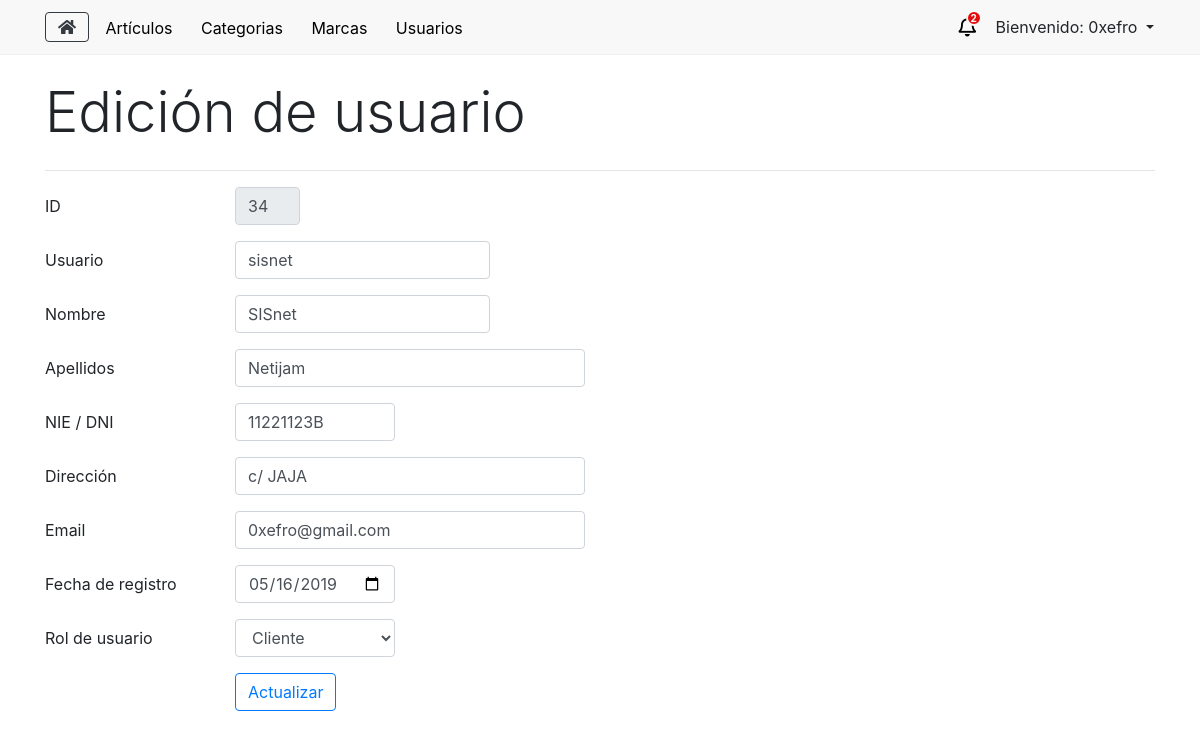
Before: /usuarios/editar/34 (signed in) with the older database file.
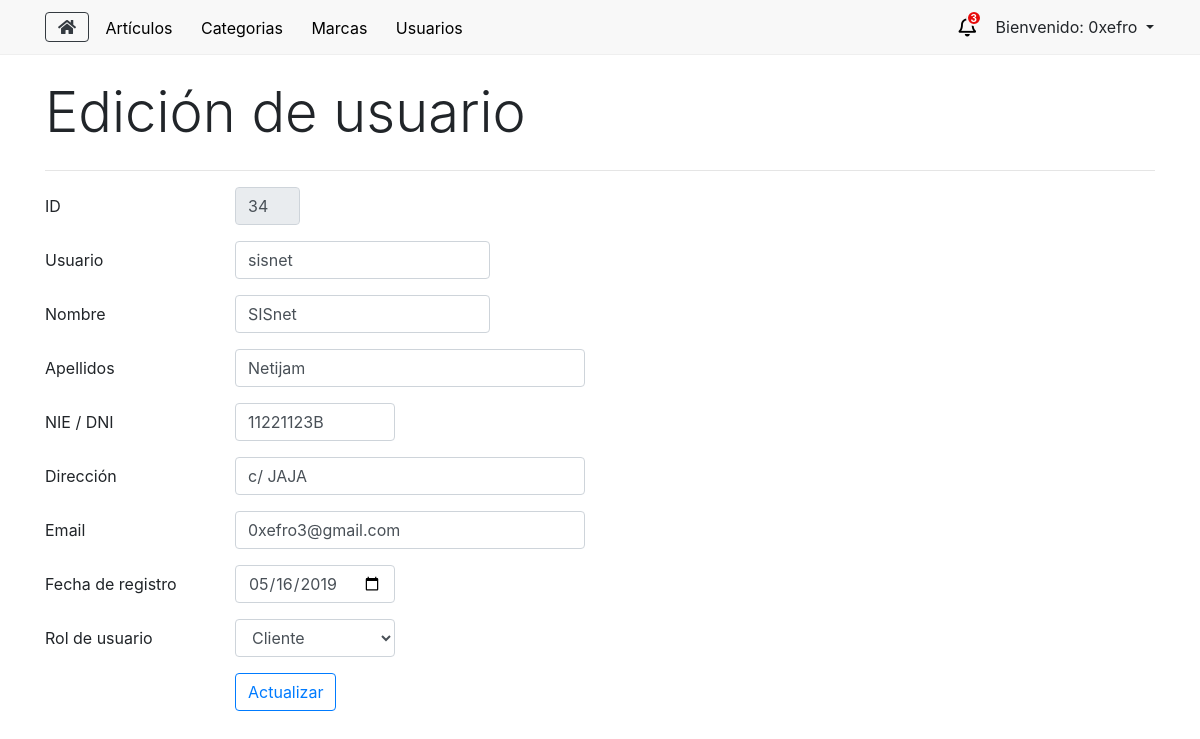
After: the same page with the newer database file.
### tables this page shows
CREATE TABLE `eusuario` (
  `k` int(11) NOT NULL,
  `sUser` varchar(255) NOT NULL,
  `sNombre` varchar(255) NOT NULL,
  `sApellido` varchar(255) NOT NULL,
  `sDni` varchar(255) NOT NULL,
  `sDireccion` varchar(255) NOT NULL,
  `sEmail` varchar(255) NOT NULL,
  `dFechaRegistro` date NOT NULL,
  `bAdministrador` tinyint(4) NOT NULL DEFAULT '0',
  `sPassword` varchar(255) NOT NULL,
  `bStatus` tinyint(4) NOT NULL
);

### application/libraries/Layouts.php (called while the page is built, shortened)
<?php
class Layouts {
    private $CI = null;
    function __construct() {
        $this->CI =& get_instance();
    }
    public function view($data = array()) {
        if (!empty($data)) {
            $vista = $this->CI->load->view($data['vista'], $data['params'], TRUE);
            $this->CI->load->view('layouts/'.$data['layout'], array(
                'contenido' => $vista,
                'titulo' => $data['titulo'],
                'style' => $data['style'],
                'js' => $data['js'],
                'numPedidos' => $this->CI->BackModel->numPedidos()
            ));
        }
    }
}

### application/controllers/AdminController.php (called while the page is built, shortened)
<?php
class AdminController extends CI_Controller {
    public function editarUsuario() {
        $id = $this->uri->segment(3);
        $data = array(
            'detalles' => $this->BackModel->getDetallesUsuario($id)[0]
        );
        $vista = array(
            'vista'     => 'admin/view_editarUsuario',
            'params'    =>  $data,
            'layout'    => 'ly_admin',
            'titulo'    => 'Edición de usuario',
            'style'     => '',
            'js'        => 'usuarios'
        );
        $this->layouts->view($vista);
    }
}

### index.php (called while the page is built, shortened)
<?php
require_once BASEPATH.'core/CodeIgniter.php';

### application/models/BackModel.php (called while the page is built, shortened)
<?php
class BackModel extends CI_Model {
    private $con = null;
    public function __construct() {
        try {
            $this->con = $this->load->database('default', true);
        } catch(PDOException $e) {
            die($e->getMessage());
        }
    }
    public function getDetallesUsuario($id) {
        $id = sanear($id);
        $sql = "SELECT * FROM eUsuario WHERE k = ?";
        $query = $this->con->query($sql, array($id));
        $rs = $query->result_array();
        return $rs;
    }
}

### application/helpers/utils_helper.php (called while the page is built, shortened)
<?php
function sanear($dato) {
    return htmlspecialchars($dato, ENT_QUOTES, "UTF-8");
}

### application/views/admin/view_editarUsuario.php (the view, shortened to what the changed rows need)
<form action="<?php echo base_url().'usuarios/actualizar/'.$detalles['k']; ?>" method="post">
    <div class="form-group row">
        <div class="col-sm-1">
            <input type="text" readonly value="<?php echo $detalles['k']; ?>" name="id" class="form-control" id="id">
        </div>
    </div>
    <div class="form-group row">
        <div class="col-sm-3">
            <input type="text" value="<?php echo $detalles['sUser']; ?>" name="usuario" class="form-control" id="usuario">
        </div>
    </div>
    <div class="form-group row">
        <div class="col-sm-3">
            <input type="text" value="<?php echo $detalles['sNombre']; ?>" name="nombre" class="form-control" id="nombre">
        </div>
    </div>
    <div class="form-group row">
        <div class="col-sm-4">
            <input type="text" value="<?php echo $detalles['sApellido']; ?>" name="apellido" class="form-control" id="apellido">
        </div>
    </div>
    <div class="form-group row">
        <div class="col-sm-2">
            <input type="text" value="<?php echo $detalles['sDni']; ?>" name="dni" class="form-control" id="dni">
        </div>
    </div>
    <div class="form-group row">
        <div class="col-sm-4">
            <input type="text" value="<?php echo $detalles['sDireccion']; ?>" name="direccion" class="form-control" id="direccion">
        </div>
    </div>
    <div class="form-group row">
        <div class="col-sm-4">
            <input type="email" value="<?php echo $detalles['sEmail']; ?>" name="email" class="form-control" id="email">
        </div>
    </div>
    <div class="form-group row">
        <div class="col-sm-2">
            <input type="date" value="<?php echo $detalles['dFechaRegistro']; ?>" name="registro" class="form-control" id="registro">
        </div>
    </div>
    <div class="form-group row">
        <div class="col-sm-2">
            <select name="rol" id="rol" class="form-control">
                <?php
                    if ($detalles['bAdministrador']) {
                        echo "<option value='1' selected='selected'>Administrador</option>";
                        echo "<option value='0'>Cliente</option>";
                    } else {
                        echo "<option value='0' selected='selected'>Cliente</option>";
                    }
                ?>
            </select>
        </div>
    </div>
</form>

### application/views/layouts/ly_admin.php (shortened to what the changed rows need)
<!DOCTYPE html>
<html lang="es">
<head>
    <link rel="stylesheet" href="https://stackpath.bootstrapcdn.com/bootstrap/4.3.1/css/bootstrap.min.css">
    <link rel="stylesheet" href="https://use.fontawesome.com/releases/v5.7.2/css/all.css">
    <link rel="stylesheet" href="<?php echo base_url()."assets/css/_admin.css"; ?>">
</head>
<body>
    <header class="mb-4">
        <nav class="py-2">
            <div class="container d-flex justify-content-between align-items-center">
                <div class="btn-group">
                    <div id="notificacionWrapper" class="d-flex align-items-center">
                        <i class="far fa-bell text-danger campana"></i>
                        <span class="badget number"><?php echo $numPedidos; ?></span>
                    </div>
                </div>
            </div>
        </nav>
    </header>
    <section>
        <div class="container">
            <h1 class="lead display-4 mb-4"><?php echo $titulo; ?></h1>
            <?php
                echo $contenido;
            ?>
        </div>
    </section>
</body>
</html>

Changed rows visible on the page:
changed eusuario "sisnet": email "0xefro@gmail.com" → "0xefro3@gmail.com"
Other visible differences:
$numPedidos: "2" → "3"
